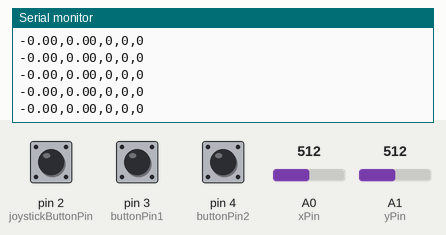
The sketch below on a simulated Arduino Uno, built with avr-gcc and run on an emulated ATmega328P. On the bench: the last lines printed to the serial monitor. Inputs (shaded band) come from the test bench; at power-on: A0 (xPin) = 512, A1 (yPin) = 512, pin 2 (joystickButtonPin) HIGH, pin 3 (buttonPin1) HIGH, pin 4 (buttonPin2) HIGH.

Above: at 1.2 s.
1.3 s: A0 (xPin) set to 493
At 1.8 s:
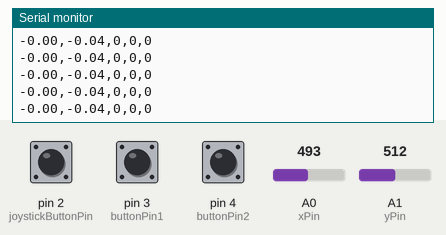
10.4 s: A1 (yPin) set to 524
At 11.1 s:
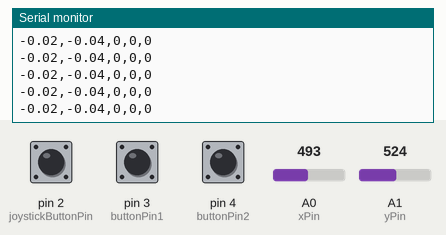
11.9 s: A1 (yPin) set to 494
At 12.8 s:
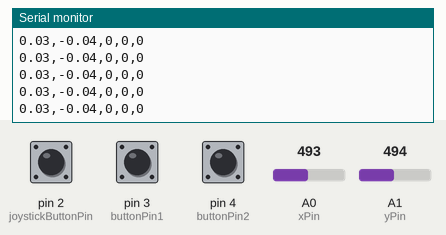
Timing chart, 0 to 14.9 s (numbered marks = the images above; inputs shaded):
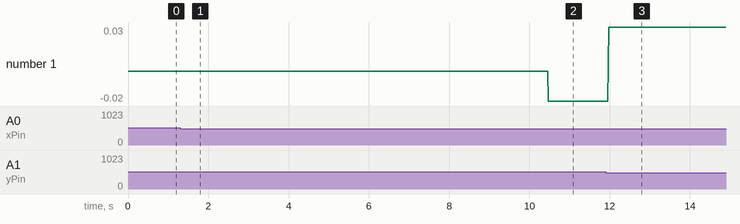

The sketch:

arduinocontroller.ino
```cpp
// 2024-11-05

// Pin definitions
const int xPin = A0;    // X-axis (horizontal)
const int yPin = A1;    // Y-axis (vertical)
const int joystickButtonPin = 2; // Joystick button

const int buttonPin1 = 3; // Excess push button
const int buttonPin2 = 4;

float mapFloat(int x, int in_min, int in_max, float out_min, float out_max) {
  return (float)(x - in_min) * (out_max - out_min) / (in_max - in_min) + out_min;
}

void setup() {
  // Initialize serial communication
  Serial.begin(9600);

  // Configure the button pin as input with internal pull-up resistor
  pinMode(xPin, INPUT);
  pinMode(xPin, INPUT);
  pinMode(joystickButtonPin, INPUT_PULLUP);

  pinMode(buttonPin1, INPUT_PULLUP);
  pinMode(buttonPin2, INPUT_PULLUP);
}

void loop() {
  // Read the analog values from joystick and convert analog value:  0 to 1023  ->  -1 to 1
  float xValue = mapFloat(analogRead(xPin), 0, 1023, -1.0, 1.0);
  float yValue = mapFloat(analogRead(yPin), 0, 1023, -1.0, 1.0);

  int joystickButtonState = digitalRead(joystickButtonPin);
  int buttonState1 = digitalRead(buttonPin1);
  int buttonState2 = digitalRead(buttonPin2);


  Serial.print(-yValue);
  Serial.print(",");
  Serial.print(xValue);
  Serial.print(",");
  Serial.print(joystickButtonState == LOW);
  Serial.print(",");
  Serial.print(buttonState1 == LOW);
  Serial.print(",");
  Serial.println(buttonState2 == LOW);

  delay(2);
}
```

Measured:
- after the input at 1.3 s, the serial monitor: prints a new line after 0.07 s (image 1)
- after the input at 10.4 s, the serial monitor: prints a new line after 0.08 s (image 2)
- after the input at 11.9 s, the serial monitor: prints a new line after 0.08 s (image 3)
- plotted number 1: 0 → -0.02 after the input at 10.4 s, -0.02 → 0.03 after the input at 11.9 s
